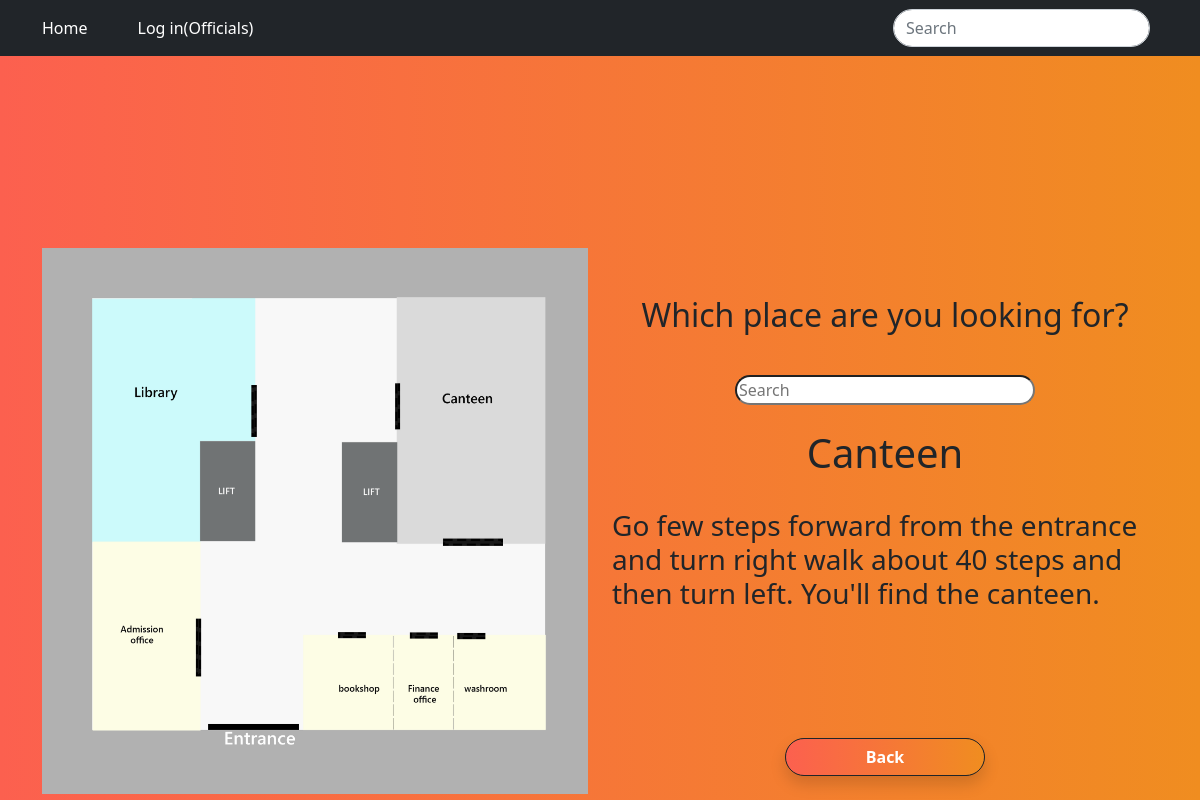
/direction_read.php?Room_Name=Canteen, run on the app's committed database.
### tables this page shows
CREATE TABLE `direction` (
  `ID` int(100) NOT NULL,
  `Room_Name` varchar(1000) NOT NULL,
  `Room_Number` text NOT NULL,
  `Direction` varchar(1000) NOT NULL,
  `Map` varchar(100) NOT NULL
);

### direction_read.php (the view, shortened to what this page needs)
<?php include "header.php" ?>
<?php include "navber.php" ?>
<?php
$conn = mysqli_connect('localhost','root','','smart reception');
?>
<!DOCTYPE html>
<html lang="en">
<head>
    <link rel="stylesheet" href="https://cdn.jsdelivr.net/npm/bootstrap@5.2.0-beta1/dist/css/bootstrap.min.css">
    <link rel="stylesheet" href="https://cdn.jsdelivr.net/npm/bootstrap-icons@1.8.2/font/bootstrap-icons.css">
</head>
<body style="background-image: linear-gradient(to right ,#fc604f , #f08d20);">
<?php
                    if (isset($_GET['Room_Name'])){
                        $Room_Name= $_GET['Room_Name'];
                        $sql= "SELECT * FROM direction WHERE Room_Name='$Room_Name'";
                        $data = mysqli_query($conn, $sql);
                        $check_result= mysqli_num_rows($data)> 0;
                        if($check_result){
                          while( $rows = mysqli_fetch_array( $data ) )
                          {
                    ?>
    <br><br>
        <div class="container">
            <div class="row">
                <div class="col-md-6 col-12">
                <br><br><br><br><br><br>
                <img src="imeges/<?php echo $rows ['Map'] ?>" style="width:100%;" alt="">
                </div>
                <div class="col-md-6 col-12">
                <br><br><br><br><br><br><br><br>
                <div style=" display:flex; flex-direction:column; align-items: center; h3background-color:white
                    "  >
                     <h2>Which place are you looking for?</h2>
            <input type="text" class="rounded-pill" style="width:300px;" placeholder="Search">
            <br>
                <h1><?php echo $rows ['Room_Name'] ?></h1>
            <br>
                <h3><?php echo $rows ['Direction'] ?></h3>
            <br>
            <br><br><br><br>
            <a href="direction.php"><button class=" btn rounded-pill btn-dark shadow fw-bold"  style="background-image: linear-gradient(to right ,#fc604f , #f08d20);width:200px;">Back</button></a>
                    </div>
                </div>
            </div>
        <?php
                          }
                          }
                    }
        else{
        die("Can not execute query");
        }
?>
</body>
</html>

### data on the page
direction: Map (picture), Room_Name "Canteen", Direction "Go few steps forward from the entrance and turn right walk about 40 steps and then turn left. You'll find the canteen."
